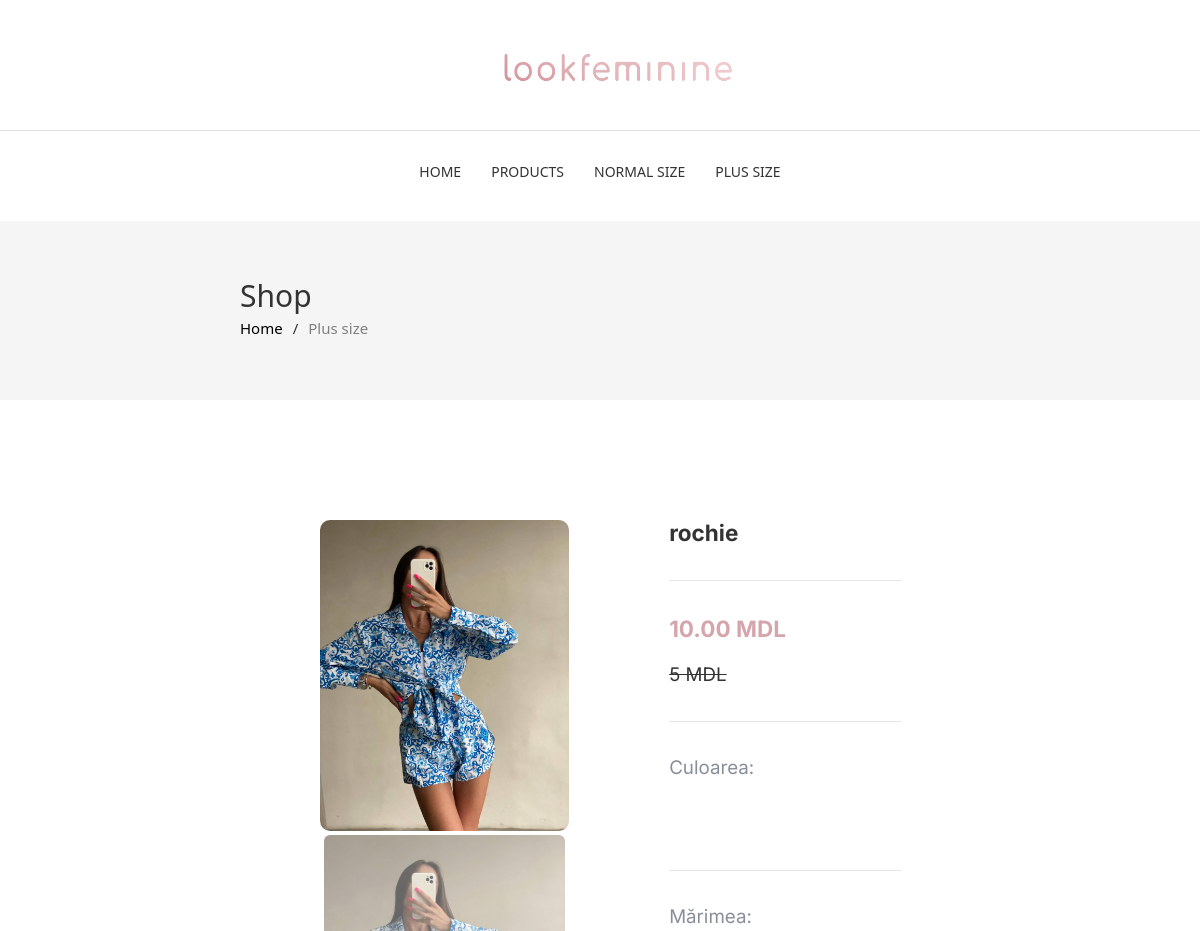
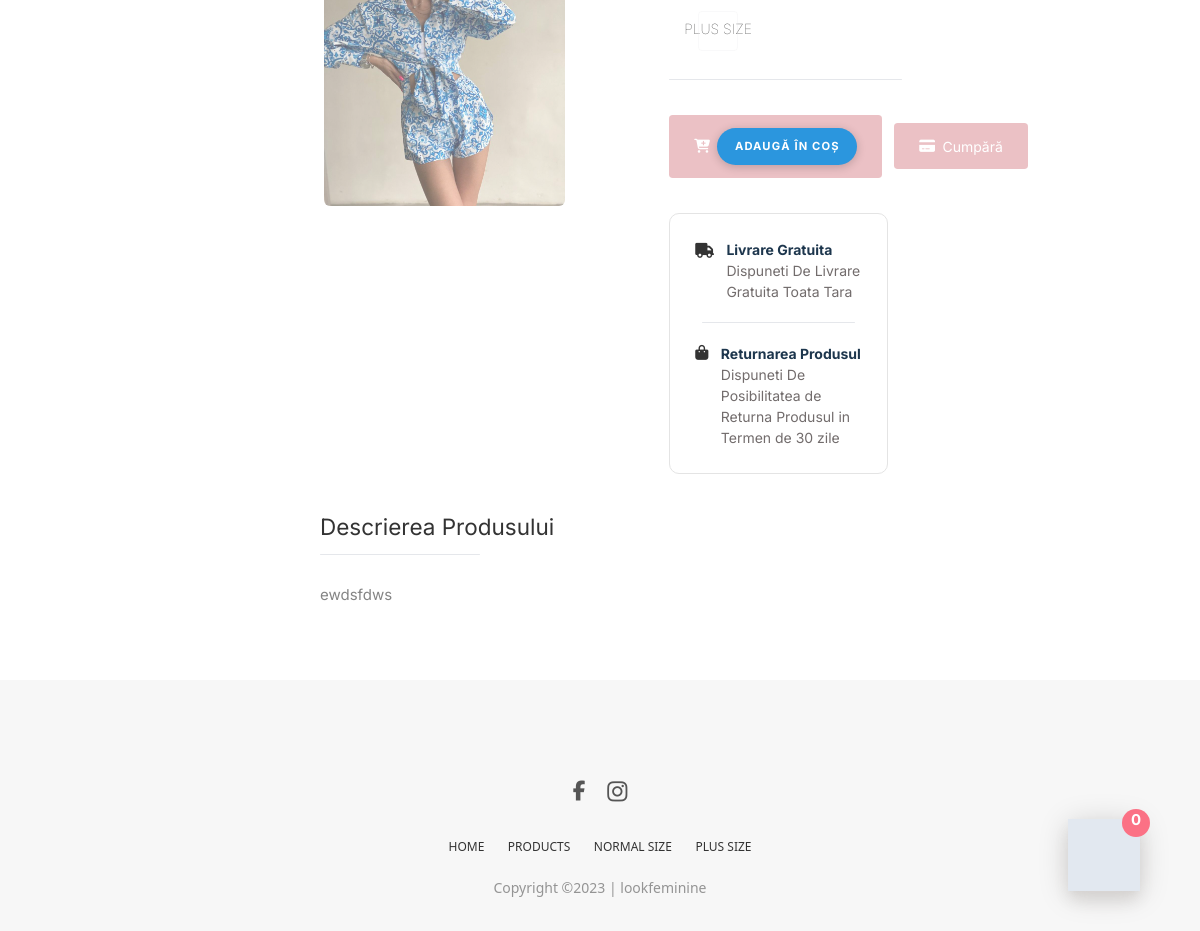
Page /product/5/ on the earlier database version (2 pictures, top to bottom).
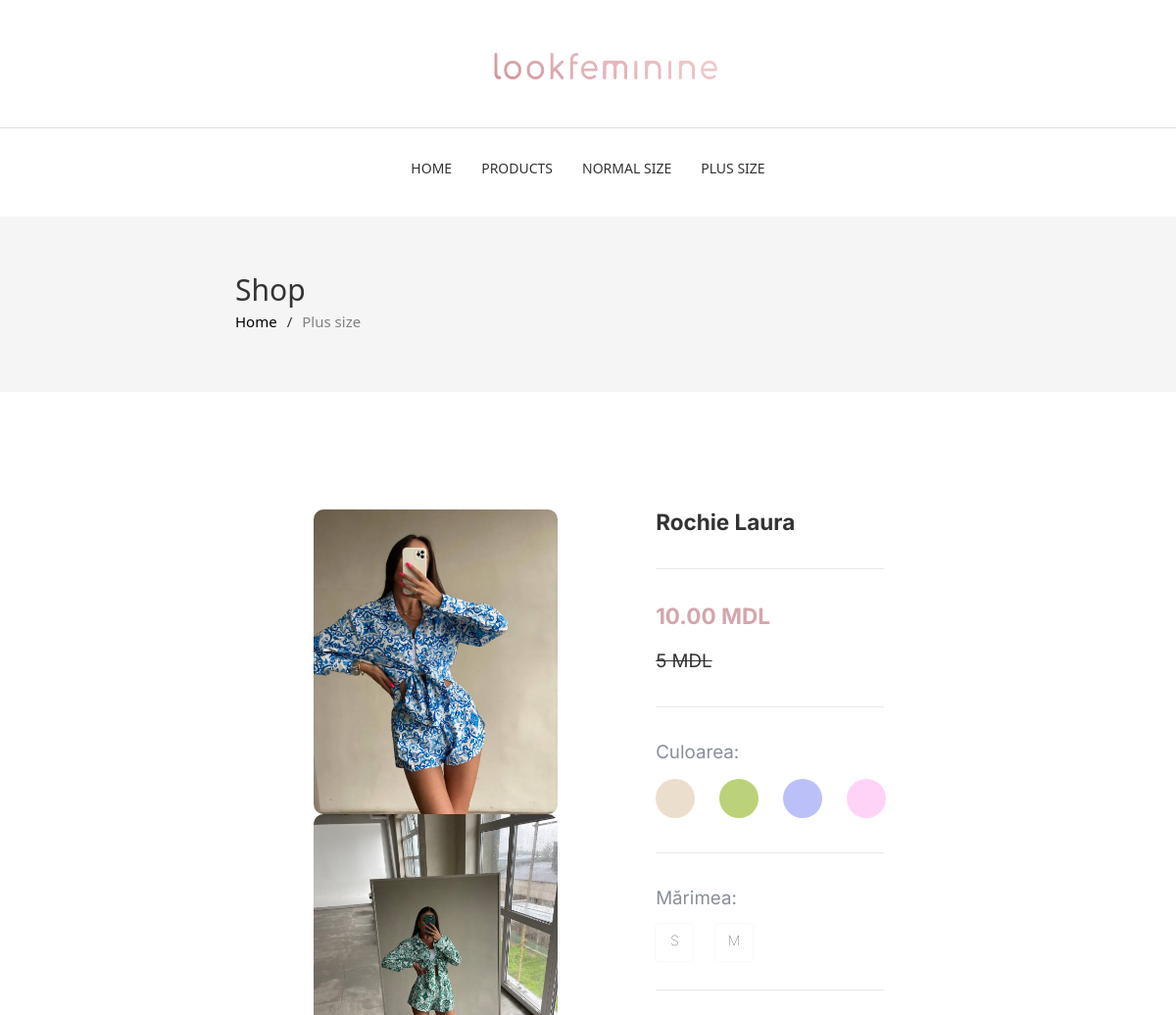
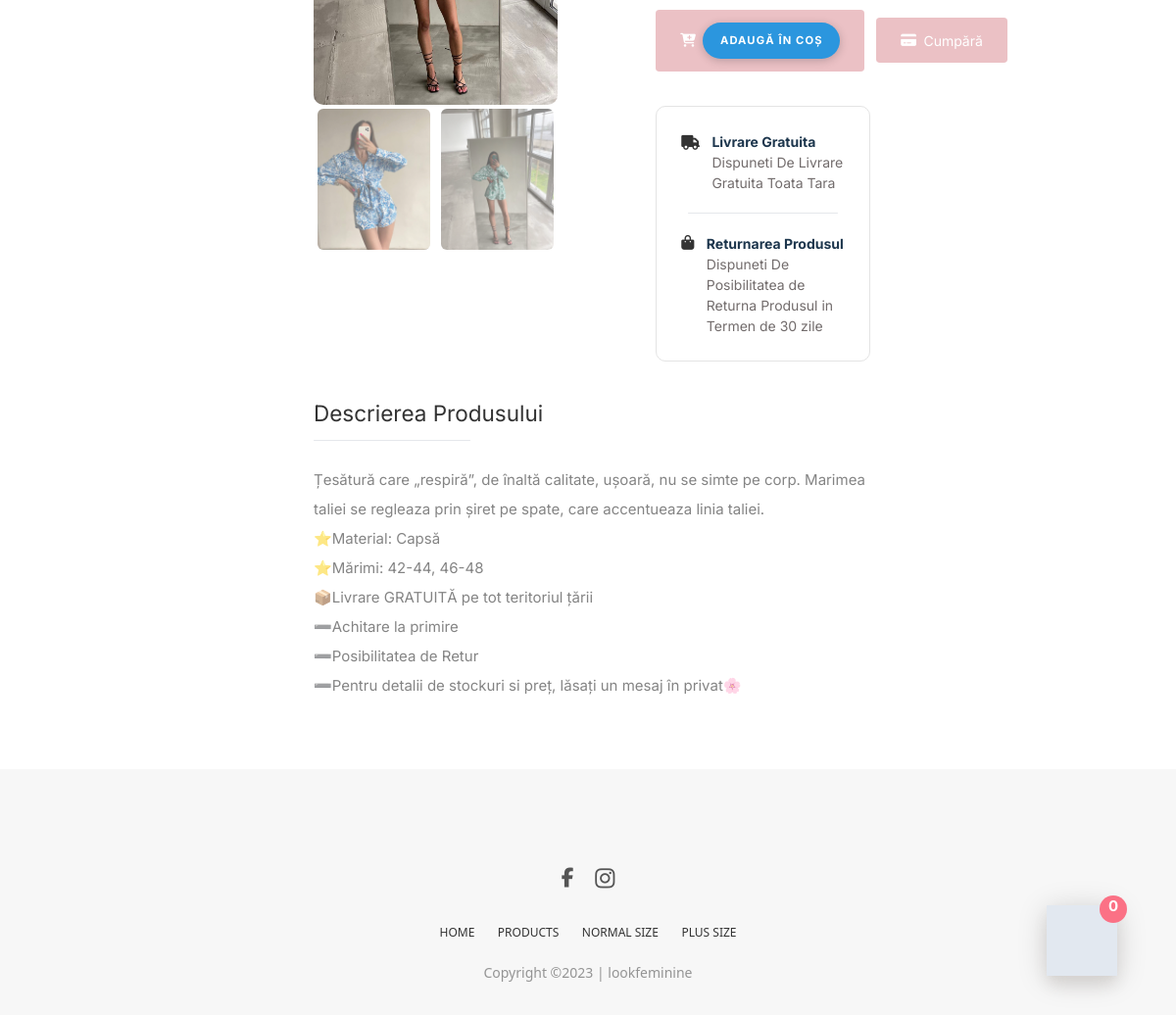
Same page on the later database version (2 pictures, top to bottom).
### base/models.py (models this page shows, shortened)
class Image(models.Model):
    image = models.ImageField(upload_to='product/')

class Product(models.Model):
    name = models.CharField(max_length=100)
    description = models.TextField()
    price = models.DecimalField(max_digits=10, decimal_places=2)
    category = models.ForeignKey(Category, on_delete=models.CASCADE)
    size = models.ManyToManyField(Size, null=False)
    size_category = models.ForeignKey(
        size_cat, on_delete=models.CASCADE, default="")
    colors = models.ManyToManyField(Color, null=False)
    image = models.ManyToManyField(Image, null=False)
    material = models.ForeignKey(Material, on_delete=models.CASCADE)
    code = models.CharField(max_length=20, unique=True)
    created_at = models.DateTimeField(auto_now_add=True)
    updated_at = models.DateTimeField(auto_now=True)
    bestseller = models.BooleanField(default=False)

class Size(models.Model):
    name = models.CharField(max_length=50)

### base/urls.py (the view)
# urls.py: path('product/<int:pk>/', product, name='product'),
def product(request, pk):
    product = Product.objects.get(pk=pk)
    products = Product.objects.all()
    category = Category.objects.all()
    cart = request.session.get('cart', {})
    total_price = sum(item['price'] * item['quantity']
                      for item in cart.values())
    cart_items = list(cart.values())
    context = {'products': products, 'cart': cart, 'product': product,
               'categories': category, 'product_id1': pk, 'total_price': total_price, 'cart_items': cart_items}
    return render(request, 'base/product-single.html', context)

### base/templates/base/product-single.html (shortened to what the changed rows need)
{% extends 'base/template.html' %} {% load static %} {% block content %}
<section class="page-head py-24" style="background-color: #f5f5f5">
  <div class="content flex-column mx-96">
    <div class="page-name mb-3">
      <h1 class="page-name" style="font-weight: 100" class="font-sans Segoe-UI">
        <span class="font-sans Segoe-UI text-5xl">Shop</span>
      </h1>
    </div>
  </div>
</section>
<section class="single-prod my-28 ml-32 flex-col align-center justify-center">
  <div class="all-item p-0 mx-96 flex align-center justify-center">
    <div class="row mt-20">
      <div class="col-md-5">
        <div class="single-product-slider">
          <div class="splide" id="product-slider">
            <div class="splide__track">
              <ul class="splide__list">
                {% for image in product.image.all %}
                <li class="splide__slide">
                  <img
                    src="{{ image.image.url }}"
                    alt=""
                    class="rounded-2xl"
                    style="width: 1200px"
                    data-image="{{ image.color.name }}"
                  />
                </li>
                {% endfor %}
              </ul>
            </div>
          </div>
        </div>
        <div class="thumbnail-slider">
          <div class="splide" id="thumbnail-slider">
            <div class="splide__track">
              <ul class="splide__list m-0 p-0 flex gap-1">
                {% for image in product.image.all %}
                <li class="splide__slide overflow-hidden">
                  <img
                    src="{{ image.image.url }}"
                    alt=""
                    class="rounded-2xl thumbnail w-13 border-0"
                    data-image="{{ image.color.name }}"
                  />
                </li>
                {% endfor %}
              </ul>
            </div>
          </div>
        </div>
      </div>
      <div class="col-md-7 ">
        <div class="single-product-details ml-28">
          <h2 class="font-bold text-4xl" style="font-family: Inter">
            {{product.name}}
          </h2>
          <div class="line w-10/12 h-px bg-gray-200 rounded-xl my-14"></div>
          <div class="prices">
            <p
              class="font-sans Segoe-UI mt-6 text-4xl text-[#d4a6ac] font-bold"
              style="font-family: Inter"
            >
              {{product.price}} MDL
            </p>
            <p
              class="font-sans Segoe-UI mt-9 line-through text-3xl"
              style="font-family: Inter"
            >
              5 MDL
            </p>
          </div>
        <form
            action="{% url 'add_to_cart' product.id %}"
            method="post"
            class="add-to-cart-form"
          >
          <div class="line w-10/12 h-px bg-gray-200 rounded-xl my-14"></div>
          <div class="flex-col justify-start items-start mt-10">
          </div>
          <div class="line w-10/12 h-px bg-gray-200 rounded-xl my-14"></div>
            <div class="flex-col my-10 mb-16">
              <div class="sizes flex">
                <div class="size gap-20 mt-8 flex ml-6">
                  {% for size in product.size.all %}
                  <label
                    class="relative inline-block flex items-center justify-center m-auto font-thin"
                    style="font-family: Inter"
                  >
                    <input
                      type="checkbox"
                      class="size-checkbox absolute appearance-none h-16 w-16 border m-auto rounded-md border-solid opacity-25 checked:opacity-100"
                      name="size" required
                    />
                    {{ size.name }}
                  </label>
                  {% endfor %}
                </div>
              </div>
            </div>
            <div class="line w-10/12 h-px bg-gray-200 rounded-xl my-14"></div>
            <div class="buttons flex items-center">
            </div>
          </form>
          <div
            class="return-delivery flex-col p-10 g-7 rounded-2xl mt-14 mr-24"
            style="border: 1px solid #e4e4e4"
          >
            <div class="free-del flex gap-5">
            </div>
            <div
              class="line w-11/12 h-px bg-gray-200 rounded-xl my-8 m-auto"
            ></div>
            <div class="return flex gap-5">
            </div>
          </div>
        </div>
      </div>
    </div>
  </div>
  <div class="description mx-96">
    <div class="product-desc">
      <p
        class="mt-10 font-sans Segoe-UI text-gray opacity-60 mr-28 text-2xl leading-[30px]"
        style="font-family: Inter"
      >
        {{product.description |linebreaksbr}}
      </p>
    </div>
  </div>
</section>
{% endblock %}

Differences in the rows shown:
no longer on this page (row unchanged): Size: name "PLUS SIZE"
added Image: image (picture)
changed Product: name "rochie" → "Rochie Laura"; description "ewdsfdws" → "Țesătură care „respiră”, de înaltă calitate, ușoară, nu se simte pe corp. Marimea taliei se regleaza prin șiret pe spate, care accentueaza linia taliei. ⭐️Material: Capsă ⭐️Mărimi: 42-44, 46-48 📦Livrare GRATUITĂ pe tot teritoriul țării ➖Achitare la primire ➖Posibilitatea de Retur ➖Pentru detalii de stockuri si preț, lăsați un mesaj în privat🌸"
added Size: name "S"
added Size: name "M"
